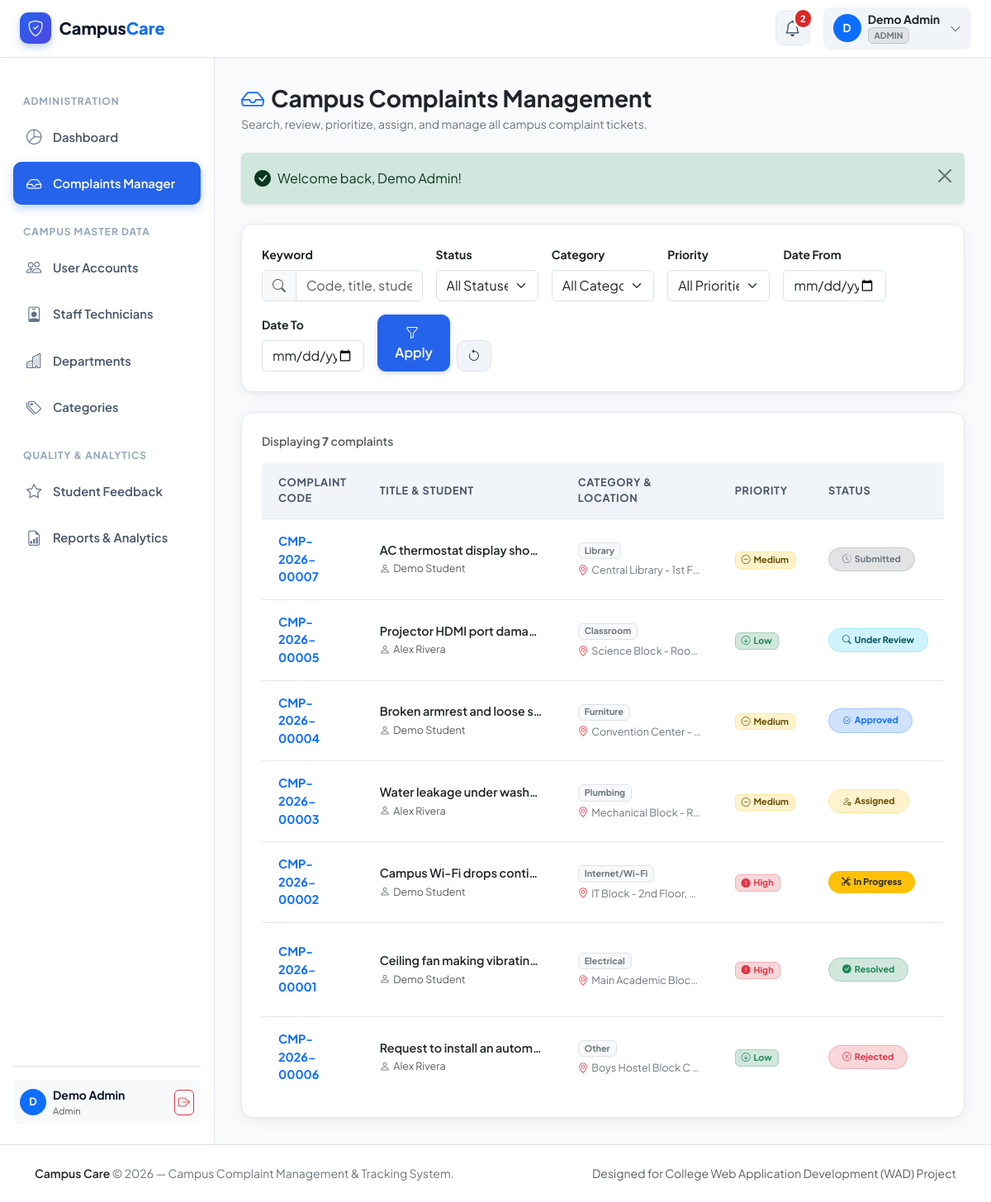
/admin/complaints.php (signed in), run on the app's committed database.
### tables this page shows
CREATE TABLE `complaints` (
  `id` INT AUTO_INCREMENT PRIMARY KEY,
  `complaint_code` VARCHAR(30) NOT NULL UNIQUE,
  `user_id` INT NOT NULL,
  `category_id` INT NOT NULL,
  `title` VARCHAR(200) NOT NULL,
  `description` TEXT NOT NULL,
  `location` VARCHAR(150) NOT NULL,
  `priority` ENUM('Low', 'Medium', 'High') NOT NULL DEFAULT 'Medium',
  `image` VARCHAR(255) NULL,
  `resolution_image` VARCHAR(255) NULL,
  `resolution_notes` TEXT NULL,
  `resolved_at` TIMESTAMP NULL,
  `resolved_by` INT NULL,
  `status` ENUM('Submitted', 'Under Review', 'Approved', 'Assigned', 'In Progress', 'Resolved', 'Rejected', 'Closed') NOT NULL DEFAULT 'Submitted',
  `created_at` TIMESTAMP DEFAULT CURRENT_TIMESTAMP,
  `updated_at` TIMESTAMP DEFAULT CURRENT_TIMESTAMP ON UPDATE CURRENT_TIMESTAMP,
  CONSTRAINT `fk_complaints_user` FOREIGN KEY (`user_id`) REFERENCES `users` (`id`) ON DELETE CASCADE,
  CONSTRAINT `fk_complaints_category` FOREIGN KEY (`category_id`) REFERENCES `categories` (`id`) ON DELETE RESTRICT,
  CONSTRAINT `fk_complaints_resolved_by` FOREIGN KEY (`resolved_by`) REFERENCES `users` (`id`) ON DELETE SET NULL,
  INDEX `idx_complaints_status` (`status`),
  INDEX `idx_complaints_priority` (`priority`),
  INDEX `idx_complaints_code` (`complaint_code`)
);

CREATE TABLE `users` (
  `id` INT AUTO_INCREMENT PRIMARY KEY,
  `name` VARCHAR(120) NOT NULL,
  `email` VARCHAR(150) NOT NULL UNIQUE,
  `phone` VARCHAR(25) NULL,
  `password` VARCHAR(255) NOT NULL,
  `role` ENUM('student', 'staff', 'admin') NOT NULL DEFAULT 'student',
  `status` ENUM('active', 'inactive') NOT NULL DEFAULT 'active',
  `created_at` TIMESTAMP DEFAULT CURRENT_TIMESTAMP,
  `updated_at` TIMESTAMP DEFAULT CURRENT_TIMESTAMP ON UPDATE CURRENT_TIMESTAMP,
  INDEX `idx_user_role` (`role`),
  INDEX `idx_user_status` (`status`)
);

CREATE TABLE `categories` (
  `id` INT AUTO_INCREMENT PRIMARY KEY,
  `name` VARCHAR(100) NOT NULL UNIQUE,
  `description` TEXT NULL,
  `created_at` TIMESTAMP DEFAULT CURRENT_TIMESTAMP
);

### config/database.php (called while the page is built, shortened)
<?php
if (!function_exists('url')) {
    function url($path = '') {
        $path = ltrim($path, '/');
        return BASE_URL . $path;
    }
}
            ?>

### admin/complaints.php (the view, shortened to what this page needs)
<?php
require_once __DIR__ . '/../config/database.php';
require_once __DIR__ . '/../includes/functions.php';
require_once __DIR__ . '/../includes/auth.php';
$search = trim($_GET['search'] ?? '');
$dateFrom = trim($_GET['date_from'] ?? '');
$dateTo = trim($_GET['date_to'] ?? '');
$sql = "
    SELECT c.*, cat.name as category_name, u.name as student_name, u.email as student_email,
           dept.name as assigned_dept_name, staff.name as assigned_staff_name
    FROM complaints c
    JOIN categories cat ON c.category_id = cat.id
    JOIN users u ON c.user_id = u.id
    LEFT JOIN assignments a ON c.id = a.complaint_id
    LEFT JOIN departments dept ON a.department_id = dept.id
    LEFT JOIN users staff ON a.staff_id = staff.id
    WHERE 1=1
";
$params = [];
$sql .= " ORDER BY c.created_at DESC";
try {
    $stmt = $pdo->prepare($sql);
    $stmt->execute($params);
    $complaints = $stmt->fetchAll();
    $totalFound = count($complaints);
} catch (PDOException $e) {
    error_log("Admin complaints filter error: " . $e->getMessage());
    $complaints = [];
    $categories = [];
    $totalFound = 0;
}
require_once __DIR__ . '/../includes/header.php';
require_once __DIR__ . '/../includes/navbar.php';
?>
<div class="dashboard-wrapper">
    <?php require_once __DIR__ . '/../includes/sidebar.php'; ?>
    <main class="dashboard-main">
        <div class="d-flex flex-wrap align-items-center justify-content-between gap-3 mb-4">
            <div>
                <h3 class="fw-bold text-dark mb-1">
                    <i class="bi bi-inbox text-primary me-2"></i>Campus Complaints Management
                </h3>
                <p class="text-secondary small mb-0">Search, review, prioritize, assign, and manage all campus complaint tickets.</p>
            </div>
        </div>
        <?php renderFlashMessages(); ?>
        <div class="app-card p-4 mb-4">
            <form method="GET" action="<?= url('admin/complaints.php') ?>" class="row g-3">
                <div class="col-md-4 col-lg-3">
                    <label for="searchInput" class="form-label small fw-bold text-dark">Keyword</label>
                    <div class="input-group">
                        <span class="input-group-text bg-light text-muted"><i class="bi bi-search"></i></span>
                        <input type="text" class="form-control" id="searchInput" name="search" value="<?= e($search) ?>" placeholder="Code, title, student, room...">
                    </div>
                </div>
                <div class="col-6 col-md-2">
                    <label for="statusSelect" class="form-label small fw-bold text-dark">Status</label>
                    <select class="form-select" id="statusSelect" name="status">
                        <option value="">All Statuses</option>
                    </select>
                </div>
                <div class="col-6 col-md-2">
                    <label for="categorySelect" class="form-label small fw-bold text-dark">Category</label>
                    <select class="form-select" id="categorySelect" name="category">
                        <option value="">All Categories</option>
                    </select>
                </div>
                <div class="col-6 col-md-2">
                    <label for="prioritySelect" class="form-label small fw-bold text-dark">Priority</label>
                    <select class="form-select" id="prioritySelect" name="priority">
                        <option value="">All Priorities</option>
                    </select>
                </div>
                <div class="col-6 col-md-2">
                    <label for="dateFrom" class="form-label small fw-bold text-dark">Date From</label>
                    <input type="date" class="form-control" id="dateFrom" name="date_from" value="<?= e($dateFrom) ?>">
                </div>
                <div class="col-6 col-md-2">
                    <label for="dateTo" class="form-label small fw-bold text-dark">Date To</label>
                    <input type="date" class="form-control" id="dateTo" name="date_to" value="<?= e($dateTo) ?>">
                </div>
                <div class="col-12 col-md-2 d-flex align-items-end gap-2">
                    <button type="submit" class="btn btn-primary flex-grow-1">
                        <i class="bi bi-funnel me-1"></i> Apply
                    </button>
                    <a href="<?= url('admin/complaints.php') ?>" class="btn btn-light border" title="Reset Filters">
                        <i class="bi bi-arrow-counterclockwise"></i>
                    </a>
                </div>
            </form>
        </div>
        <div class="app-card p-4">
            <div class="d-flex justify-content-between align-items-center mb-3">
                <span class="small text-muted fw-semibold">
                    Displaying <strong><?= $totalFound ?></strong> complaint<?= $totalFound === 1 ? '' : 's' ?>
                </span>
            </div>
            <?php if (empty($complaints)): ?>
                <div class="empty-state-box">
                    <div class="empty-state-icon">
                        <i class="bi bi-inbox"></i>
                    </div>
                    <h5 class="fw-bold text-dark">No complaints match your criteria</h5>
                    <p class="text-secondary small mb-3">Try clearing filters or search terms to see all complaints.</p>
                    <a href="<?= url('admin/complaints.php') ?>" class="btn btn-outline-primary btn-sm">Reset Filters</a>
                </div>
            <?php else: ?>
                <div class="table-responsive">
                    <table class="table-custom">
                        <thead>
                            <tr>
                                <th>Complaint Code</th>
                                <th>Title & Student</th>
                                <th>Category & Location</th>
                                <th>Priority</th>
                                <th>Status</th>
                            </tr>
                        </thead>
                        <tbody>
                            <?php foreach ($complaints as $c): ?>
                                <tr>
                                    <td>
                                        <a href="<?= url('admin/complaint-details.php?id=' . $c['id']) ?>" class="fw-bold text-primary text-decoration-none">
                                            <?= e($c['complaint_code']) ?>
                                        </a>
                                    </td>
                                    <td>
                                        <div class="fw-semibold text-dark text-truncate" style="max-width: 200px;"><?= e($c['title']) ?></div>
                                        <small class="text-muted"><i class="bi bi-person me-1"></i><?= e($c['student_name']) ?></small>
                                    </td>
                                    <td>
                                        <span class="badge bg-light text-secondary border small"><?= e($c['category_name']) ?></span>
                                        <div class="small text-secondary text-truncate mt-1" style="max-width: 150px;">
                                            <i class="bi bi-geo-alt me-1 text-danger"></i><?= e($c['location']) ?>
                                        </div>
                                    </td>
                                    <td>
                                        <?= getPriorityBadge($c['priority']) ?>
                                    </td>
                                    <td>
                                        <?= getStatusBadge($c['status']) ?>
                                    </td>
                                </tr>
                            <?php endforeach; ?>
                        </tbody>
                    </table>
                </div>
            <?php endif; ?>
        </div>
    </main>
</div>
<?php require_once __DIR__ . '/../includes/footer.php'; ?>

### includes/functions.php (shortened to what this page needs)
<?php
function e($value): string {
    return htmlspecialchars((string) ($value ?? ''), ENT_QUOTES, 'UTF-8');
}
function getFlashes(): array {
    $flashes = $_SESSION['flashes'] ?? [];
    return $flashes;
}
function renderFlashMessages(): void {
    $flashes = getFlashes();
    echo '<div class="flash-messages-container mb-4">';
    foreach ($flashes as $f) {
        $type = in_array($f['type'], ['success', 'danger', 'warning', 'info']) ? $f['type'] : 'info';
        $icon = match($type) {
            'success' => 'bi-check-circle-fill',
            'danger' => 'bi-exclamation-triangle-fill',
            'warning' => 'bi-exclamation-circle-fill',
            default => 'bi-info-circle-fill'
        };
        echo '<div class="alert alert-' . $type . ' alert-dismissible fade show shadow-sm border-0 d-flex align-items-center" role="alert">';
        echo '<i class="bi ' . $icon . ' me-2 fs-5 flex-shrink-0"></i>';
        echo '<div class="flex-grow-1">' . e($f['message']) . '</div>';
        echo '<button type="button" class="btn-close" data-bs-dismiss="alert" aria-label="Close"></button>';
        echo '</div>';
    }
    echo '</div>';
}
function getStatusBadge(string $status): string {
    return match ($status) {
        'Submitted' => '<span class="badge rounded-pill px-3 py-2 bg-secondary-subtle text-secondary border border-secondary-subtle"><i class="bi bi-clock-history me-1"></i>Submitted</span>',
        'Under Review' => '<span class="badge rounded-pill px-3 py-2 bg-info-subtle text-info-emphasis border border-info-subtle"><i class="bi bi-search me-1"></i>Under Review</span>',
        'Approved' => '<span class="badge rounded-pill px-3 py-2 bg-primary-subtle text-primary border border-primary-subtle"><i class="bi bi-check2-circle me-1"></i>Approved</span>',
        'Assigned' => '<span class="badge rounded-pill px-3 py-2 bg-warning-subtle text-warning-emphasis border border-warning-subtle"><i class="bi bi-person-gear me-1"></i>Assigned</span>',
        'In Progress' => '<span class="badge rounded-pill px-3 py-2 bg-warning text-dark shadow-xs"><i class="bi bi-tools me-1"></i>In Progress</span>',
        'Resolved' => '<span class="badge rounded-pill px-3 py-2 bg-success-subtle text-success border border-success-subtle"><i class="bi bi-check-circle-fill me-1"></i>Resolved</span>',
        'Rejected' => '<span class="badge rounded-pill px-3 py-2 bg-danger-subtle text-danger border border-danger-subtle"><i class="bi bi-x-circle me-1"></i>Rejected</span>',
        'Closed' => '<span class="badge rounded-pill px-3 py-2 bg-dark-subtle text-dark border border-dark-subtle"><i class="bi bi-lock-fill me-1"></i>Closed</span>',
        default => '<span class="badge rounded-pill px-3 py-2 bg-light text-muted border">' . e($status) . '</span>',
    };
}
function getPriorityBadge(string $priority): string {
    return match ($priority) {
        'Low' => '<span class="badge bg-success-subtle text-success border border-success-subtle px-2.5 py-1.5"><i class="bi bi-arrow-down-circle me-1"></i>Low</span>',
        'Medium' => '<span class="badge bg-warning-subtle text-warning-emphasis border border-warning-subtle px-2.5 py-1.5"><i class="bi bi-dash-circle me-1"></i>Medium</span>',
        'High' => '<span class="badge bg-danger-subtle text-danger border border-danger-subtle px-2.5 py-1.5"><i class="bi bi-exclamation-octagon-fill me-1"></i>High</span>',
        default => '<span class="badge bg-secondary px-2.5 py-1.5">' . e($priority) . '</span>',
    };
}

### assets/css/style.css (style rules this page uses)
:root { --app-primary: #2563EB; --app-primary-hover: #1D4ED8; --app-primary-subtle: #EFF6FF; --app-dark: #0F172A; --app-slate-800: #1E293B; --app-slate-700: #334155; --app-slate-600: #475569; --app-slate-500: #64748B; --app-slate-400: #94A3B8; --app-slate-200: #E2E8F0; --app-slate-100: #F1F5F9; --app-bg: #F8FAFC; --app-success: #16A34A; --app-success-subtle: #F0FDF4; --app-warning: #F59E0B; --app-warning-subtle: #FFFBEB; --app-danger: #DC2626; --app-danger-subtle: #FEF2F2; --app-info: #0284C7; --app-info-subtle: #F0F9FF; --app-card-radius: 14px; --app-card-shadow: 0 4px 20px -2px rgba(15, 23, 42, 0.06), 0 2px 6px -1px rgba(15, 23, 42, 0.04); --app-hover-shadow: 0 12px 30px -4px rgba(37, 99, 235, 0.12), 0 4px 10px -2px rgba(15, 23, 42, 0.06); --sidebar-width: 260px; --header-height: 70px; }
body { font-family: 'Plus Jakarta Sans', -apple-system, BlinkMacSystemFont, "Segoe UI", Roboto, sans-serif; background-color: var(--app-bg); color: var(--app-dark); min-height: 100vh; display: flex; flex-direction: column; -webkit-font-smoothing: antialiased; }
.dashboard-wrapper { display: flex; min-height: calc(100vh - var(--header-height)); }
.dashboard-main { flex-grow: 1; padding: 2rem; background-color: var(--app-bg); max-width: 100%; overflow-x: hidden; }
.app-card { background: #FFFFFF; border-radius: var(--app-card-radius); border: 1px solid var(--app-slate-200); box-shadow: var(--app-card-shadow); transition: transform 0.25s ease, box-shadow 0.25s ease; }
.table-custom { border-collapse: separate; border-spacing: 0; width: 100%; }
.table-custom thead th { background-color: var(--app-slate-100); color: var(--app-slate-600); font-weight: 700; font-size: 0.8rem; text-transform: uppercase; letter-spacing: 0.05em; padding: 0.9rem 1.25rem; border: none; }
.table-custom tbody tr { transition: background-color 0.15s ease; }
.table-custom tbody td { padding: 1rem 1.25rem; vertical-align: middle; border-top: 1px solid var(--app-slate-200); font-size: 0.9rem; }
.btn-primary { background-color: var(--app-primary); border-color: var(--app-primary); font-weight: 600; padding: 0.6rem 1.25rem; border-radius: 10px; box-shadow: 0 2px 6px rgba(37, 99, 235, 0.25); transition: all 0.2s ease; }
.btn-light { background: var(--app-slate-100); border-color: var(--app-slate-200); color: var(--app-slate-700); font-weight: 600; border-radius: 10px; }

### data on the page
complaints: complaint_code "CMP-2026-00007", title "AC thermostat display sho…", user.name "Demo Student", category.name "Library", location "Central Library - 1st F…", priority "Medium", status "Submitted"
complaints: complaint_code "CMP-2026-00005", title "Projector HDMI port dama…", user.name "Alex Rivera", category.name "Classroom", location "Science Block - Roo…", priority "Low", status "Under Review"
complaints: complaint_code "CMP-2026-00004", title "Broken armrest and loose s…", user.name "Demo Student", category.name "Furniture", location "Convention Center -…", priority "Medium", status "Approved"
complaints: complaint_code "CMP-2026-00003", title "Water leakage under wash…", user.name "Alex Rivera", category.name "Plumbing", location "Mechanical Block - R…", priority "Medium", status "Assigned"
complaints: complaint_code "CMP-2026-00002", title "Campus Wi-Fi drops conti…", user.name "Demo Student", category.name "Internet/Wi-Fi", location "IT Block - 2nd Floor,…", priority "High", status "In Progress"
complaints: complaint_code "CMP-2026-00001", title "Ceiling fan making vibratin…", user.name "Demo Student", category.name "Electrical", location "Main Academic Bloc…", priority "High", status "Resolved"
complaints: complaint_code "CMP-2026-00006", title "Request to install an autom…", user.name "Alex Rivera", category.name "Other", location "Boys Hostel Block C…", priority "Low", status "Rejected"

### other printed values
$unreadNotifsCount "2"
substr($user['name'], 0, 1) "D"
$user['name'] "Demo Admin"
$user['role'] "ADMIN"
$user['role'] "Admin"
$f['message'] "Welcome back, Demo Admin!"
$totalFound "7"
